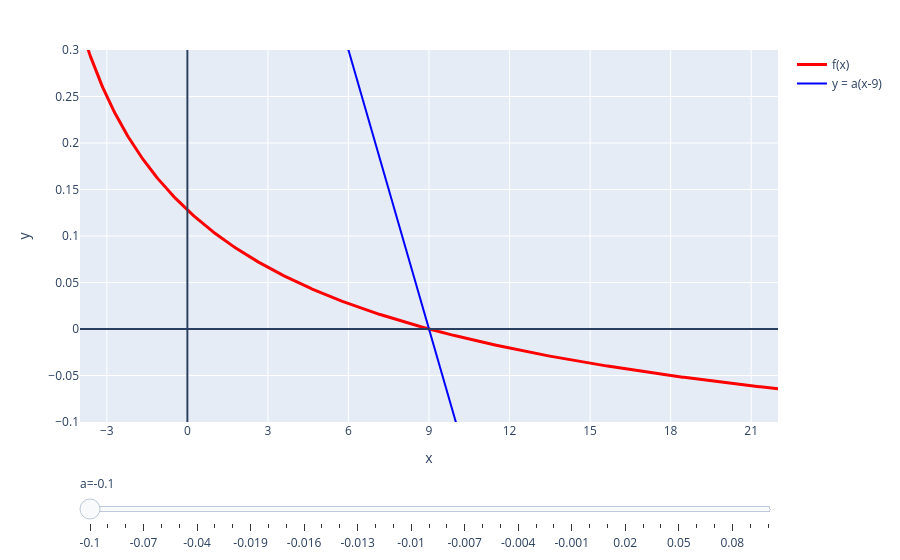

Here is the notebook cell this chart was saved with:
### Code cell
left = np.linspace(-0.1, -0.02, num=9)
right = np.linspace(0, 0.1, num=11)
mid = np.linspace(-0.02, 0, num=21)
slopes = reduce(np.union1d, [left, mid, right])

tangent_slider(slopes)

### Figure 1 — Plotly figure (JSON) as saved in the notebook; plotly's stock layout.template omitted (floating-point values rounded to 4 significant figures; data arrays with more than 128 entries replaced by an {"elided": "..."} marker saying what was removed)
{"data": [{"line": {"color": "red", "width": 3}, "name": "f(x)", "type": "scatter", "visible": true, "x": {"elided": "2481 float values"}, "y": {"elided": "2481 float values"}}, {"line": {"color": "blue", "width": 2}, "name": "y = a(x-9)", "type": "scatter", "visible": true, "x": [-4, -3, -2, -1, 0, 1, 2, 3, 4, 5, 6, 7, 8, 9, 10, 11, 12, 13, 14, 15, 16, 17, 18, 19, 20, 21, 22], "y": [1.3, 1.2, 1.1, 1, 0.9, 0.8, 0.7, 0.6, 0.5, 0.4, 0.3, 0.2, 0.1, 0, -0.1, -0.2, -0.3, -0.4, -0.5, -0.6, -0.7, -0.8, -0.9, -1, -1.1, -1.2, -1.3]}, {"line": {"color": "blue", "width": 2}, "name": "y = a(x-9)", "type": "scatter", "visible": false, "x": [-4, -3, -2, -1, 0, 1, 2, 3, 4, 5, 6, 7, 8, 9, 10, 11, 12, 13, 14, 15, 16, 17, 18, 19, 20, 21, 22], "y": [1.17, 1.08, 0.99, 0.9, 0.81, 0.72, 0.63, 0.54, 0.45, 0.36, 0.27, 0.18, 0.09, 0, -0.09, -0.18, -0.27, -0.36, -0.45, -0.54, -0.63, -0.72, -0.81, -0.9, -0.99, -1.08, -1.17]}, {"line": {"color": "blue", "width": 2}, "name": "y = a(x-9)", "type": "scatter", "visible": false, "x": [-4, -3, -2, -1, 0, 1, 2, 3, 4, 5, 6, 7, 8, 9, 10, 11, 12, 13, 14, 15, 16, 17, 18, 19, 20, 21, 22], "y": [1.04, 0.96, 0.88, 0.8, 0.72, 0.64, 0.56, 0.48, 0.4, 0.32, 0.24, 0.16, 0.08, 0, -0.08, -0.16, -0.24, -0.32, -0.4, -0.48, -0.56, -0.64, -0.72, -0.8, -0.88, -0.96, -1.04]}, {"line": {"color": "blue", "width": 2}, "name": "y = a(x-9)", "type": "scatter", "visible": false, "x": [-4, -3, -2, -1, 0, 1, 2, 3, 4, 5, 6, 7, 8, 9, 10, 11, 12, 13, 14, 15, 16, 17, 18, 19, 20, 21, 22], "y": [0.91, 0.84, 0.77, 0.7, 0.63, 0.56, 0.49, 0.42, 0.35, 0.28, 0.21, 0.14, 0.07, 0, -0.07, -0.14, -0.21, -0.28, -0.35, -0.42, -0.49, -0.56, -0.63, -0.7, -0.77, -0.84, -0.91]}, {"line": {"color": "blue", "width": 2}, "name": "y = a(x-9)", "type": "scatter", "visible": false, "x": [-4, -3, -2, -1, 0, 1, 2, 3, 4, 5, 6, 7, 8, 9, 10, 11, 12, 13, 14, 15, 16, 17, 18, 19, 20, 21, 22], "y": [0.78, 0.72, 0.66, 0.6, 0.54, 0.48, 0.42, 0.36, 0.3, 0.24, 0.18, 0.12, 0.06, 0, -0.06, -0.12, -0.18, -0.24, -0.3, -0.36, -0.42, -0.48, -0.54, -0.6, -0.66, -0.72, -0.78]}, {"line": {"color": "blue", "width": 2}, "name": "y = a(x-9)", "type": "scatter", "visible": false, "x": [-4, -3, -2, -1, 0, 1, 2, 3, 4, 5, 6, 7, 8, 9, 10, 11, 12, 13, 14, 15, 16, 17, 18, 19, 20, 21, 22], "y": [0.65, 0.6, 0.55, 0.5, 0.45, 0.4, 0.35, 0.3, 0.25, 0.2, 0.15, 0.1, 0.05, 0, -0.05, -0.1, -0.15, -0.2, -0.25, -0.3, -0.35, -0.4, -0.45, -0.5, -0.55, -0.6, -0.65]}, {"line": {"color": "blue", "width": 2}, "name": "y = a(x-9)", "type": "scatter", "visible": false, "x": [-4, -3, -2, -1, 0, 1, 2, 3, 4, 5, 6, 7, 8, 9, 10, 11, 12, 13, 14, 15, 16, 17, 18, 19, 20, 21, 22], "y": [0.52, 0.48, 0.44, 0.4, 0.36, 0.32, 0.28, 0.24, 0.2, 0.16, 0.12, 0.08, 0.04, 0, -0.04, -0.08, -0.12, -0.16, -0.2, -0.24, -0.28, -0.32, -0.36, -0.4, -0.44, -0.48, -0.52]}, {"line": {"color": "blue", "width": 2}, "name": "y = a(x-9)", "type": "scatter", "visible": false, "x": [-4, -3, -2, -1, 0, 1, 2, 3, 4, 5, 6, 7, 8, 9, 10, 11, 12, 13, 14, 15, 16, 17, 18, 19, 20, 21, 22], "y": [0.39, 0.36, 0.33, 0.3, 0.27, 0.24, 0.21, 0.18, 0.15, 0.12, 0.09, 0.06, 0.03, 0, -0.03, -0.06, -0.09, -0.12, -0.15, -0.18, -0.21, -0.24, -0.27, -0.3, -0.33, -0.36, -0.39]}, {"line": {"color": "blue", "width": 2}, "name": "y = a(x-9)", "type": "scatter", "visible": false, "x": [-4, -3, -2, -1, 0, 1, 2, 3, 4, 5, 6, 7, 8, 9, 10, 11, 12, 13, 14, 15, 16, 17, 18, 19, 20, 21, 22], "y": [0.26, 0.24, 0.22, 0.2, 0.18, 0.16, 0.14, 0.12, 0.1, 0.08, 0.06, 0.04, 0.02, 0, -0.02, -0.04, -0.06, -0.08, -0.1, -0.12, -0.14, -0.16, -0.18, -0.2, -0.22, -0.24, -0.26]}, {"line": {"color": "blue", "width": 2}, "name": "y = a(x-9)", "type": "scatter", "visible": false, "x": [-4, -3, -2, -1, 0, 1, 2, 3, 4, 5, 6, 7, 8, 9, 10, 11, 12, 13, 14, 15, 16, 17, 18, 19, 20, 21, 22], "y": [0.247, 0.228, 0.209, 0.19, 0.171, 0.152, 0.133, 0.114, 0.095, 0.076, 0.057, 0.038, 0.019, 0, -0.019, -0.038, -0.057, -0.076, -0.095, -0.114, -0.133, -0.152, -0.171, -0.19, -0.209, -0.228, -0.247]}, {"line": {"color": "blue", "width": 2}, "name": "y = a(x-9)", "type": "scatter", "visible": false, "x": [-4, -3, -2, -1, 0, 1, 2, 3, 4, 5, 6, 7, 8, 9, 10, 11, 12, 13, 14, 15, 16, 17, 18, 19, 20, 21, 22], "y": [0.234, 0.216, 0.198, 0.18, 0.162, 0.144, 0.126, 0.108, 0.09, 0.072, 0.054, 0.036, 0.018, 0, -0.018, -0.036, -0.054, -0.072, -0.09, -0.108, -0.126, -0.144, -0.162, -0.18, -0.198, -0.216, -0.234]}, {"line": {"color": "blue", "width": 2}, "name": "y = a(x-9)", "type": "scatter", "visible": false, "x": [-4, -3, -2, -1, 0, 1, 2, 3, 4, 5, 6, 7, 8, 9, 10, 11, 12, 13, 14, 15, 16, 17, 18, 19, 20, 21, 22], "y": [0.221, 0.204, 0.187, 0.17, 0.153, 0.136, 0.119, 0.102, 0.085, 0.068, 0.051, 0.034, 0.017, 0, -0.017, -0.034, -0.051, -0.068, -0.085, -0.102, -0.119, -0.136, -0.153, -0.17, -0.187, -0.204, -0.221]}, {"line": {"color": "blue", "width": 2}, "name": "y = a(x-9)", "type": "scatter", "visible": false, "x": [-4, -3, -2, -1, 0, 1, 2, 3, 4, 5, 6, 7, 8, 9, 10, 11, 12, 13, 14, 15, 16, 17, 18, 19, 20, 21, 22], "y": [0.208, 0.192, 0.176, 0.16, 0.144, 0.128, 0.112, 0.096, 0.08, 0.064, 0.048, 0.032, 0.016, 0, -0.016, -0.032, -0.048, -0.064, -0.08, -0.096, -0.112, -0.128, -0.144, -0.16, -0.176, -0.192, -0.208]}, {"line": {"color": "blue", "width": 2}, "name": "y = a(x-9)", "type": "scatter", "visible": false, "x": [-4, -3, -2, -1, 0, 1, 2, 3, 4, 5, 6, 7, 8, 9, 10, 11, 12, 13, 14, 15, 16, 17, 18, 19, 20, 21, 22], "y": [0.195, 0.18, 0.165, 0.15, 0.135, 0.12, 0.105, 0.09, 0.075, 0.06, 0.045, 0.03, 0.015, 0, -0.015, -0.03, -0.045, -0.06, -0.075, -0.09, -0.105, -0.12, -0.135, -0.15, -0.165, -0.18, -0.195]}, {"line": {"color": "blue", "width": 2}, "name": "y = a(x-9)", "type": "scatter", "visible": false, "x": [-4, -3, -2, -1, 0, 1, 2, 3, 4, 5, 6, 7, 8, 9, 10, 11, 12, 13, 14, 15, 16, 17, 18, 19, 20, 21, 22], "y": [0.182, 0.168, 0.154, 0.14, 0.126, 0.112, 0.098, 0.084, 0.07, 0.056, 0.042, 0.028, 0.014, 0, -0.014, -0.028, -0.042, -0.056, -0.07, -0.084, -0.098, -0.112, -0.126, -0.14, -0.154, -0.168, -0.182]}, {"line": {"color": "blue", "width": 2}, "name": "y = a(x-9)", "type": "scatter", "visible": false, "x": [-4, -3, -2, -1, 0, 1, 2, 3, 4, 5, 6, 7, 8, 9, 10, 11, 12, 13, 14, 15, 16, 17, 18, 19, 20, 21, 22], "y": [0.169, 0.156, 0.143, 0.13, 0.117, 0.104, 0.091, 0.078, 0.065, 0.052, 0.039, 0.026, 0.013, 0, -0.013, -0.026, -0.039, -0.052, -0.065, -0.078, -0.091, -0.104, -0.117, -0.13, -0.143, -0.156, -0.169]}, {"line": {"color": "blue", "width": 2}, "name": "y = a(x-9)", "type": "scatter", "visible": false, "x": [-4, -3, -2, -1, 0, 1, 2, 3, 4, 5, 6, 7, 8, 9, 10, 11, 12, 13, 14, 15, 16, 17, 18, 19, 20, 21, 22], "y": [0.156, 0.144, 0.132, 0.12, 0.108, 0.096, 0.084, 0.072, 0.06, 0.048, 0.036, 0.024, 0.012, 0, -0.012, -0.024, -0.036, -0.048, -0.06, -0.072, -0.084, -0.096, -0.108, -0.12, -0.132, -0.144, -0.156]}, {"line": {"color": "blue", "width": 2}, "name": "y = a(x-9)", "type": "scatter", "visible": false, "x": [-4, -3, -2, -1, 0, 1, 2, 3, 4, 5, 6, 7, 8, 9, 10, 11, 12, 13, 14, 15, 16, 17, 18, 19, 20, 21, 22], "y": [0.143, 0.132, 0.121, 0.11, 0.099, 0.088, 0.077, 0.066, 0.055, 0.044, 0.033, 0.022, 0.011, 0, -0.011, -0.022, -0.033, -0.044, -0.055, -0.066, -0.077, -0.088, -0.099, -0.11, -0.121, -0.132, -0.143]}, {"line": {"color": "blue", "width": 2}, "name": "y = a(x-9)", "type": "scatter", "visible": false, "x": [-4, -3, -2, -1, 0, 1, 2, 3, 4, 5, 6, 7, 8, 9, 10, 11, 12, 13, 14, 15, 16, 17, 18, 19, 20, 21, 22], "y": [0.13, 0.12, 0.11, 0.1, 0.09, 0.08, 0.07, 0.06, 0.05, 0.04, 0.03, 0.02, 0.01, 0, -0.01, -0.02, -0.03, -0.04, -0.05, -0.06, -0.07, -0.08, -0.09, -0.1, -0.11, -0.12, -0.13]}, {"line": {"color": "blue", "width": 2}, "name": "y = a(x-9)", "type": "scatter", "visible": false, "x": [-4, -3, -2, -1, 0, 1, 2, 3, 4, 5, 6, 7, 8, 9, 10, 11, 12, 13, 14, 15, 16, 17, 18, 19, 20, 21, 22], "y": [0.117, 0.108, 0.099, 0.09, 0.081, 0.072, 0.063, 0.054, 0.045, 0.036, 0.027, 0.018, 0.009, 0, -0.009, -0.018, -0.027, -0.036, -0.045, -0.054, -0.063, -0.072, -0.081, -0.09, -0.099, -0.108, -0.117]}, {"line": {"color": "blue", "width": 2}, "name": "y = a(x-9)", "type": "scatter", "visible": false, "x": [-4, -3, -2, -1, 0, 1, 2, 3, 4, 5, 6, 7, 8, 9, 10, 11, 12, 13, 14, 15, 16, 17, 18, 19, 20, 21, 22], "y": [0.104, 0.096, 0.088, 0.08, 0.072, 0.064, 0.056, 0.048, 0.04, 0.032, 0.024, 0.016, 0.008, 0, -0.008, -0.016, -0.024, -0.032, -0.04, -0.048, -0.056, -0.064, -0.072, -0.08, -0.088, -0.096, -0.104]}, {"line": {"color": "blue", "width": 2}, "name": "y = a(x-9)", "type": "scatter", "visible": false, "x": [-4, -3, -2, -1, 0, 1, 2, 3, 4, 5, 6, 7, 8, 9, 10, 11, 12, 13, 14, 15, 16, 17, 18, 19, 20, 21, 22], "y": [0.091, 0.084, 0.077, 0.07, 0.063, 0.056, 0.049, 0.042, 0.035, 0.028, 0.021, 0.014, 0.007, 0, -0.007, -0.014, -0.021, -0.028, -0.035, -0.042, -0.049, -0.056, -0.063, -0.07, -0.077, -0.084, -0.091]}, {"line": {"color": "blue", "width": 2}, "name": "y = a(x-9)", "type": "scatter", "visible": false, "x": [-4, -3, -2, -1, 0, 1, 2, 3, 4, 5, 6, 7, 8, 9, 10, 11, 12, 13, 14, 15, 16, 17, 18, 19, 20, 21, 22], "y": [0.078, 0.072, 0.066, 0.06, 0.054, 0.048, 0.042, 0.036, 0.03, 0.024, 0.018, 0.012, 0.006, 0, -0.006, -0.012, -0.018, -0.024, -0.03, -0.036, -0.042, -0.048, -0.054, -0.06, -0.066, -0.072, -0.078]}, {"line": {"color": "blue", "width": 2}, "name": "y = a(x-9)", "type": "scatter", "visible": false, "x": [-4, -3, -2, -1, 0, 1, 2, 3, 4, 5, 6, 7, 8, 9, 10, 11, 12, 13, 14, 15, 16, 17, 18, 19, 20, 21, 22], "y": [0.065, 0.06, 0.055, 0.05, 0.045, 0.04, 0.035, 0.03, 0.025, 0.02, 0.015, 0.01, 0.005, 0, -0.005, -0.01, -0.015, -0.02, -0.025, -0.03, -0.035, -0.04, -0.045, -0.05, -0.055, -0.06, -0.065]}, {"line": {"color": "blue", "width": 2}, "name": "y = a(x-9)", "type": "scatter", "visible": false, "x": [-4, -3, -2, -1, 0, 1, 2, 3, 4, 5, 6, 7, 8, 9, 10, 11, 12, 13, 14, 15, 16, 17, 18, 19, 20, 21, 22], "y": [0.052, 0.048, 0.044, 0.04, 0.036, 0.032, 0.028, 0.024, 0.02, 0.016, 0.012, 0.008, 0.004, 0, -0.004, -0.008, -0.012, -0.016, -0.02, -0.024, -0.028, -0.032, -0.036, -0.04, -0.044, -0.048, -0.052]}, {"line": {"color": "blue", "width": 2}, "name": "y = a(x-9)", "type": "scatter", "visible": false, "x": [-4, -3, -2, -1, 0, 1, 2, 3, 4, 5, 6, 7, 8, 9, 10, 11, 12, 13, 14, 15, 16, 17, 18, 19, 20, 21, 22], "y": [0.039, 0.036, 0.033, 0.03, 0.027, 0.024, 0.021, 0.018, 0.015, 0.012, 0.009, 0.006, 0.003, 0, -0.003, -0.006, -0.009, -0.012, -0.015, -0.018, -0.021, -0.024, -0.027, -0.03, -0.033, -0.036, -0.039]}, {"line": {"color": "blue", "width": 2}, "name": "y = a(x-9)", "type": "scatter", "visible": false, "x": [-4, -3, -2, -1, 0, 1, 2, 3, 4, 5, 6, 7, 8, 9, 10, 11, 12, 13, 14, 15, 16, 17, 18, 19, 20, 21, 22], "y": [0.026, 0.024, 0.022, 0.02, 0.018, 0.016, 0.014, 0.012, 0.01, 0.008, 0.006, 0.004, 0.002, 0, -0.002, -0.004, -0.006, -0.008, -0.01, -0.012, -0.014, -0.016, -0.018, -0.02, -0.022, -0.024, -0.026]}, {"line": {"color": "blue", "width": 2}, "name": "y = a(x-9)", "type": "scatter", "visible": false, "x": [-4, -3, -2, -1, 0, 1, 2, 3, 4, 5, 6, 7, 8, 9, 10, 11, 12, 13, 14, 15, 16, 17, 18, 19, 20, 21, 22], "y": [0.013, 0.012, 0.011, 0.01, 0.009, 0.008, 0.007, 0.006, 0.005, 0.004, 0.003, 0.002, 0.001, 0, -0.001, -0.002, -0.003, -0.004, -0.005, -0.006, -0.007, -0.008, -0.009, -0.01, -0.011, -0.012, -0.013]}, {"line": {"color": "blue", "width": 2}, "name": "y = a(x-9)", "type": "scatter", "visible": false, "x": [-4, -3, -2, -1, 0, 1, 2, 3, 4, 5, 6, 7, 8, 9, 10, 11, 12, 13, 14, 15, 16, 17, 18, 19, 20, 21, 22], "y": [0, 0, 0, 0, 0, 0, 0, 0, 0, 0, 0, 0, 0, 0, 0, 0, 0, 0, 0, 0, 0, 0, 0, 0, 0, 0, 0]}, {"line": {"color": "blue", "width": 2}, "name": "y = a(x-9)", "type": "scatter", "visible": false, "x": [-4, -3, -2, -1, 0, 1, 2, 3, 4, 5, 6, 7, 8, 9, 10, 11, 12, 13, 14, 15, 16, 17, 18, 19, 20, 21, 22], "y": [-0.13, -0.12, -0.11, -0.1, -0.09, -0.08, -0.07, -0.06, -0.05, -0.04, -0.03, -0.02, -0.01, 0, 0.01, 0.02, 0.03, 0.04, 0.05, 0.06, 0.07, 0.08, 0.09, 0.1, 0.11, 0.12, 0.13]}, {"line": {"color": "blue", "width": 2}, "name": "y = a(x-9)", "type": "scatter", "visible": false, "x": [-4, -3, -2, -1, 0, 1, 2, 3, 4, 5, 6, 7, 8, 9, 10, 11, 12, 13, 14, 15, 16, 17, 18, 19, 20, 21, 22], "y": [-0.26, -0.24, -0.22, -0.2, -0.18, -0.16, -0.14, -0.12, -0.1, -0.08, -0.06, -0.04, -0.02, 0, 0.02, 0.04, 0.06, 0.08, 0.1, 0.12, 0.14, 0.16, 0.18, 0.2, 0.22, 0.24, 0.26]}, {"line": {"color": "blue", "width": 2}, "name": "y = a(x-9)", "type": "scatter", "visible": false, "x": [-4, -3, -2, -1, 0, 1, 2, 3, 4, 5, 6, 7, 8, 9, 10, 11, 12, 13, 14, 15, 16, 17, 18, 19, 20, 21, 22], "y": [-0.39, -0.36, -0.33, -0.3, -0.27, -0.24, -0.21, -0.18, -0.15, -0.12, -0.09, -0.06, -0.03, 0, 0.03, 0.06, 0.09, 0.12, 0.15, 0.18, 0.21, 0.24, 0.27, 0.3, 0.33, 0.36, 0.39]}, {"line": {"color": "blue", "width": 2}, "name": "y = a(x-9)", "type": "scatter", "visible": false, "x": [-4, -3, -2, -1, 0, 1, 2, 3, 4, 5, 6, 7, 8, 9, 10, 11, 12, 13, 14, 15, 16, 17, 18, 19, 20, 21, 22], "y": [-0.52, -0.48, -0.44, -0.4, -0.36, -0.32, -0.28, -0.24, -0.2, -0.16, -0.12, -0.08, -0.04, 0, 0.04, 0.08, 0.12, 0.16, 0.2, 0.24, 0.28, 0.32, 0.36, 0.4, 0.44, 0.48, 0.52]}, {"line": {"color": "blue", "width": 2}, "name": "y = a(x-9)", "type": "scatter", "visible": false, "x": [-4, -3, -2, -1, 0, 1, 2, 3, 4, 5, 6, 7, 8, 9, 10, 11, 12, 13, 14, 15, 16, 17, 18, 19, 20, 21, 22], "y": [-0.65, -0.6, -0.55, -0.5, -0.45, -0.4, -0.35, -0.3, -0.25, -0.2, -0.15, -0.1, -0.05, 0, 0.05, 0.1, 0.15, 0.2, 0.25, 0.3, 0.35, 0.4, 0.45, 0.5, 0.55, 0.6, 0.65]}, {"line": {"color": "blue", "width": 2}, "name": "y = a(x-9)", "type": "scatter", "visible": false, "x": [-4, -3, -2, -1, 0, 1, 2, 3, 4, 5, 6, 7, 8, 9, 10, 11, 12, 13, 14, 15, 16, 17, 18, 19, 20, 21, 22], "y": [-0.78, -0.72, -0.66, -0.6, -0.54, -0.48, -0.42, -0.36, -0.3, -0.24, -0.18, -0.12, -0.06, 0, 0.06, 0.12, 0.18, 0.24, 0.3, 0.36, 0.42, 0.48, 0.54, 0.6, 0.66, 0.72, 0.78]}, {"line": {"color": "blue", "width": 2}, "name": "y = a(x-9)", "type": "scatter", "visible": false, "x": [-4, -3, -2, -1, 0, 1, 2, 3, 4, 5, 6, 7, 8, 9, 10, 11, 12, 13, 14, 15, 16, 17, 18, 19, 20, 21, 22], "y": [-0.91, -0.84, -0.77, -0.7, -0.63, -0.56, -0.49, -0.42, -0.35, -0.28, -0.21, -0.14, -0.07, 0, 0.07, 0.14, 0.21, 0.28, 0.35, 0.42, 0.49, 0.56, 0.63, 0.7, 0.77, 0.84, 0.91]}, {"line": {"color": "blue", "width": 2}, "name": "y = a(x-9)", "type": "scatter", "visible": false, "x": [-4, -3, -2, -1, 0, 1, 2, 3, 4, 5, 6, 7, 8, 9, 10, 11, 12, 13, 14, 15, 16, 17, 18, 19, 20, 21, 22], "y": [-1.04, -0.96, -0.88, -0.8, -0.72, -0.64, -0.56, -0.48, -0.4, -0.32, -0.24, -0.16, -0.08, 0, 0.08, 0.16, 0.24, 0.32, 0.4, 0.48, 0.56, 0.64, 0.72, 0.8, 0.88, 0.96, 1.04]}, {"line": {"color": "blue", "width": 2}, "name": "y = a(x-9)", "type": "scatter", "visible": false, "x": [-4, -3, -2, -1, 0, 1, 2, 3, 4, 5, 6, 7, 8, 9, 10, 11, 12, 13, 14, 15, 16, 17, 18, 19, 20, 21, 22], "y": [-1.17, -1.08, -0.99, -0.9, -0.81, -0.72, -0.63, -0.54, -0.45, -0.36, -0.27, -0.18, -0.09, 0, 0.09, 0.18, 0.27, 0.36, 0.45, 0.54, 0.63, 0.72, 0.81, 0.9, 0.99, 1.08, 1.17]}, {"line": {"color": "blue", "width": 2}, "name": "y = a(x-9)", "type": "scatter", "visible": false, "x": [-4, -3, -2, -1, 0, 1, 2, 3, 4, 5, 6, 7, 8, 9, 10, 11, 12, 13, 14, 15, 16, 17, 18, 19, 20, 21, 22], "y": [-1.3, -1.2, -1.1, -1, -0.9, -0.8, -0.7, -0.6, -0.5, -0.4, -0.3, -0.2, -0.1, 0, 0.1, 0.2, 0.3, 0.4, 0.5, 0.6, 0.7, 0.8, 0.9, 1, 1.1, 1.2, 1.3]}], "layout": {"margin": {"t": 50}, "shapes": [{"type": "line", "x0": 0, "x1": 0, "xref": "x", "y0": 0, "y1": 1, "yref": "y domain"}, {"type": "line", "x0": 0, "x1": 1, "xref": "x domain", "y0": 0, "y1": 0, "yref": "y"}], "sliders": [{"active": 0, "currentvalue": {"prefix": "a="}, "pad": {"t": 50}, "steps": [{"args": [{"visible": [true, true, false, false, false, false, false, false, false, false, false, false, false, false, false, false, false, false, false, false, false, false, false, false, false, false, false, false, false, false, false, false, false, false, false, false, false, false, false, false]}], "label": "-0.1", "method": "update"}, {"args": [{"visible": [true, false, true, false, false, false, false, false, false, false, false, false, false, false, false, false, false, false, false, false, false, false, false, false, false, false, false, false, false, false, false, false, false, false, false, false, false, false, false, false]}], "label": "-0.09", "method": "update"}, {"args": [{"visible": [true, false, false, true, false, false, false, false, false, false, false, false, false, false, false, false, false, false, false, false, false, false, false, false, false, false, false, false, false, false, false, false, false, false, false, false, false, false, false, false]}], "label": "-0.08", "method": "update"}, {"args": [{"visible": [true, false, false, false, true, false, false, false, false, false, false, false, false, false, false, false, false, false, false, false, false, false, false, false, false, false, false, false, false, false, false, false, false, false, false, false, false, false, false, false]}], "label": "-0.07", "method": "update"}, {"args": [{"visible": [true, false, false, false, false, true, false, false, false, false, false, false, false, false, false, false, false, false, false, false, false, false, false, false, false, false, false, false, false, false, false, false, false, false, false, false, false, false, false, false]}], "label": "-0.06", "method": "update"}, {"args": [{"visible": [true, false, false, false, false, false, true, false, false, false, false, false, false, false, false, false, false, false, false, false, false, false, false, false, false, false, false, false, false, false, false, false, false, false, false, false, false, false, false, false]}], "label": "-0.05", "method": "update"}, {"args": [{"visible": [true, false, false, false, false, false, false, true, false, false, false, false, false, false, false, false, false, false, false, false, false, false, false, false, false, false, false, false, false, false, false, false, false, false, false, false, false, false, false, false]}], "label": "-0.04", "method": "update"}, {"args": [{"visible": [true, false, false, false, false, false, false, false, true, false, false, false, false, false, false, false, false, false, false, false, false, false, false, false, false, false, false, false, false, false, false, false, false, false, false, false, false, false, false, false]}], "label": "-0.03", "method": "update"}, {"args": [{"visible": [true, false, false, false, false, false, false, false, false, true, false, false, false, false, false, false, false, false, false, false, false, false, false, false, false, false, false, false, false, false, false, false, false, false, false, false, false, false, false, false]}], "label": "-0.02", "method": "update"}, {"args": [{"visible": [true, false, false, false, false, false, false, false, false, false, true, false, false, false, false, false, false, false, false, false, false, false, false, false, false, false, false, false, false, false, false, false, false, false, false, false, false, false, false, false]}], "label": "-0.019", "method": "update"}, {"args": [{"visible": [true, false, false, false, false, false, false, false, false, false, false, true, false, false, false, false, false, false, false, false, false, false, false, false, false, false, false, false, false, false, false, false, false, false, false, false, false, false, false, false]}], "label": "-0.018", "method": "update"}, {"args": [{"visible": [true, false, false, false, false, false, false, false, false, false, false, false, true, false, false, false, false, false, false, false, false, false, false, false, false, false, false, false, false, false, false, false, false, false, false, false, false, false, false, false]}], "label": "-0.017", "method": "update"}, {"args": [{"visible": [true, false, false, false, false, false, false, false, false, false, false, false, false, true, false, false, false, false, false, false, false, false, false, false, false, false, false, false, false, false, false, false, false, false, false, false, false, false, false, false]}], "label": "-0.016", "method": "update"}, {"args": [{"visible": [true, false, false, false, false, false, false, false, false, false, false, false, false, false, true, false, false, false, false, false, false, false, false, false, false, false, false, false, false, false, false, false, false, false, false, false, false, false, false, false]}], "label": "-0.015", "method": "update"}, {"args": [{"visible": [true, false, false, false, false, false, false, false, false, false, false, false, false, false, false, true, false, false, false, false, false, false, false, false, false, false, false, false, false, false, false, false, false, false, false, false, false, false, false, false]}], "label": "-0.014", "method": "update"}, {"args": [{"visible": [true, false, false, false, false, false, false, false, false, false, false, false, false, false, false, false, true, false, false, false, false, false, false, false, false, false, false, false, false, false, false, false, false, false, false, false, false, false, false, false]}], "label": "-0.013", "method": "update"}, {"args": [{"visible": [true, false, false, false, false, false, false, false, false, false, false, false, false, false, false, false, false, true, false, false, false, false, false, false, false, false, false, false, false, false, false, false, false, false, false, false, false, false, false, false]}], "label": "-0.012", "method": "update"}, {"args": [{"visible": [true, false, false, false, false, false, false, false, false, false, false, false, false, false, false, false, false, false, true, false, false, false, false, false, false, false, false, false, false, false, false, false, false, false, false, false, false, false, false, false]}], "label": "-0.011", "method": "update"}, {"args": [{"visible": [true, false, false, false, false, false, false, false, false, false, false, false, false, false, false, false, false, false, false, true, false, false, false, false, false, false, false, false, false, false, false, false, false, false, false, false, false, false, false, false]}], "label": "-0.01", "method": "update"}, {"args": [{"visible": [true, false, false, false, false, false, false, false, false, false, false, false, false, false, false, false, false, false, false, false, true, false, false, false, false, false, false, false, false, false, false, false, false, false, false, false, false, false, false, false]}], "label": "-0.009", "method": "update"}, {"args": [{"visible": [true, false, false, false, false, false, false, false, false, false, false, false, false, false, false, false, false, false, false, false, false, true, false, false, false, false, false, false, false, false, false, false, false, false, false, false, false, false, false, false]}], "label": "-0.008", "method": "update"}, {"args": [{"visible": [true, false, false, false, false, false, false, false, false, false, false, false, false, false, false, false, false, false, false, false, false, false, true, false, false, false, false, false, false, false, false, false, false, false, false, false, false, false, false, false]}], "label": "-0.007", "method": "update"}, {"args": [{"visible": [true, false, false, false, false, false, false, false, false, false, false, false, false, false, false, false, false, false, false, false, false, false, false, true, false, false, false, false, false, false, false, false, false, false, false, false, false, false, false, false]}], "label": "-0.006", "method": "update"}, {"args": [{"visible": [true, false, false, false, false, false, false, false, false, false, false, false, false, false, false, false, false, false, false, false, false, false, false, false, true, false, false, false, false, false, false, false, false, false, false, false, false, false, false, false]}], "label": "-0.005", "method": "update"}, {"args": [{"visible": [true, false, false, false, false, false, false, false, false, false, false, false, false, false, false, false, false, false, false, false, false, false, false, false, false, true, false, false, false, false, false, false, false, false, false, false, false, false, false, false]}], "label": "-0.004", "method": "update"}, {"args": [{"visible": [true, false, false, false, false, false, false, false, false, false, false, false, false, false, false, false, false, false, false, false, false, false, false, false, false, false, true, false, false, false, false, false, false, false, false, false, false, false, false, false]}], "label": "-0.003", "method": "update"}, {"args": [{"visible": [true, false, false, false, false, false, false, false, false, false, false, false, false, false, false, false, false, false, false, false, false, false, false, false, false, false, false, true, false, false, false, false, false, false, false, false, false, false, false, false]}], "label": "-0.002", "method": "update"}, {"args": [{"visible": [true, false, false, false, false, false, false, false, false, false, false, false, false, false, false, false, false, false, false, false, false, false, false, false, false, false, false, false, true, false, false, false, false, false, false, false, false, false, false, false]}], "label": "-0.001", "method": "update"}, {"args": [{"visible": [true, false, false, false, false, false, false, false, false, false, false, false, false, false, false, false, false, false, false, false, false, false, false, false, false, false, false, false, false, true, false, false, false, false, false, false, false, false, false, false]}], "label": "0.0", "method": "update"}, {"args": [{"visible": [true, false, false, false, false, false, false, false, false, false, false, false, false, false, false, false, false, false, false, false, false, false, false, false, false, false, false, false, false, false, true, false, false, false, false, false, false, false, false, false]}], "label": "0.01", "method": "update"}, {"args": [{"visible": [true, false, false, false, false, false, false, false, false, false, false, false, false, false, false, false, false, false, false, false, false, false, false, false, false, false, false, false, false, false, false, true, false, false, false, false, false, false, false, false]}], "label": "0.02", "method": "update"}, {"args": [{"visible": [true, false, false, false, false, false, false, false, false, false, false, false, false, false, false, false, false, false, false, false, false, false, false, false, false, false, false, false, false, false, false, false, true, false, false, false, false, false, false, false]}], "label": "0.03", "method": "update"}, {"args": [{"visible": [true, false, false, false, false, false, false, false, false, false, false, false, false, false, false, false, false, false, false, false, false, false, false, false, false, false, false, false, false, false, false, false, false, true, false, false, false, false, false, false]}], "label": "0.04", "method": "update"}, {"args": [{"visible": [true, false, false, false, false, false, false, false, false, false, false, false, false, false, false, false, false, false, false, false, false, false, false, false, false, false, false, false, false, false, false, false, false, false, true, false, false, false, false, false]}], "label": "0.05", "method": "update"}, {"args": [{"visible": [true, false, false, false, false, false, false, false, false, false, false, false, false, false, false, false, false, false, false, false, false, false, false, false, false, false, false, false, false, false, false, false, false, false, false, true, false, false, false, false]}], "label": "0.06", "method": "update"}, {"args": [{"visible": [true, false, false, false, false, false, false, false, false, false, false, false, false, false, false, false, false, false, false, false, false, false, false, false, false, false, false, false, false, false, false, false, false, false, false, false, true, false, false, false]}], "label": "0.07", "method": "update"}, {"args": [{"visible": [true, false, false, false, false, false, false, false, false, false, false, false, false, false, false, false, false, false, false, false, false, false, false, false, false, false, false, false, false, false, false, false, false, false, false, false, false, true, false, false]}], "label": "0.08", "method": "update"}, {"args": [{"visible": [true, false, false, false, false, false, false, false, false, false, false, false, false, false, false, false, false, false, false, false, false, false, false, false, false, false, false, false, false, false, false, false, false, false, false, false, false, false, true, false]}], "label": "0.09", "method": "update"}, {"args": [{"visible": [true, false, false, false, false, false, false, false, false, false, false, false, false, false, false, false, false, false, false, false, false, false, false, false, false, false, false, false, false, false, false, false, false, false, false, false, false, false, false, true]}], "label": "0.1", "method": "update"}]}], "xaxis": {"dtick": 3, "tick0": -3, "tickmode": "linear", "title": {"text": "x"}}, "yaxis": {"range": [-0.1, 0.3], "title": {"text": "y"}}}}
